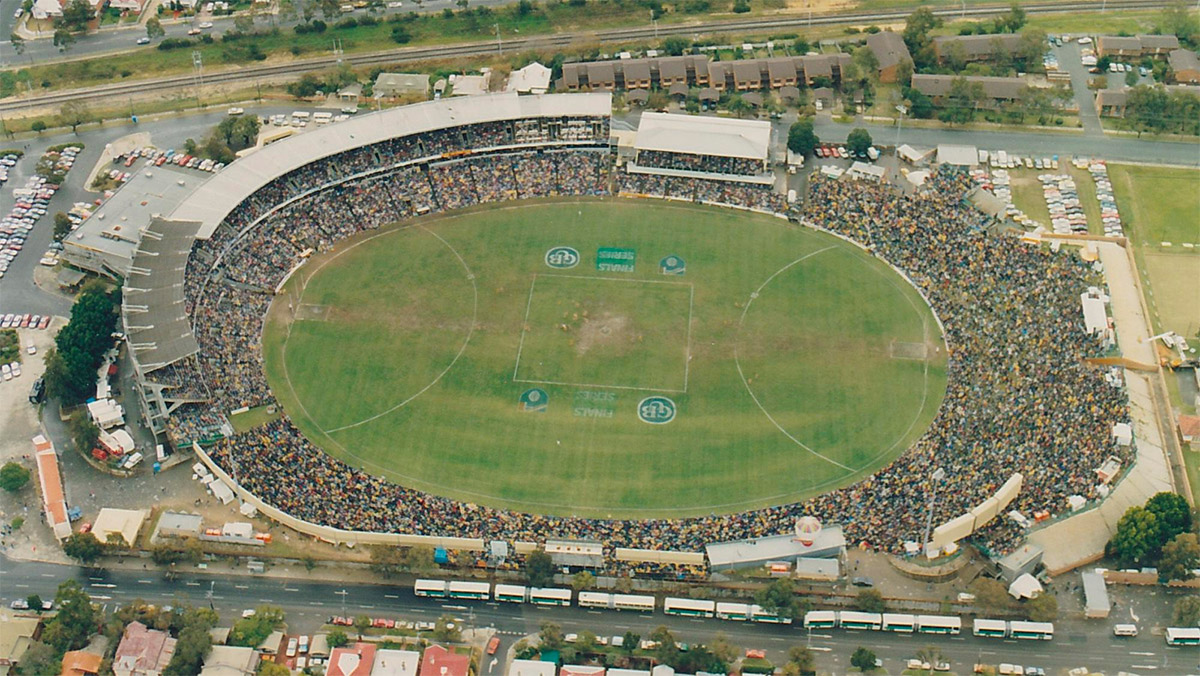
#> input picture .claude/review/subiaco_src/refs/01.jpg, 1200 x 676 px
$ python -i edgecam.py   (imports and definitions only)
#> lines starting #> are read from the running program, lines starting #| are printed output that depends on the picture; after the words box and inside, x2 and y2 are one past the last pixel; in counts of white or black regions, pixels touching at a corner belong together
#> further down, picture is the input picture: shape (676, 1200, 3); mean B, G, R 100.8, 130.6, 127.3
# camera refit on edges: 3D points on the model's white-roof boundary and field-hole boundary (from the position render)
# are pulled onto the same boundaries in the photo (distance transforms). python edgecam.py cam.json pos.npy render.png out.json
import cv2,numpy as np,json,sys
from scipy.optimize import least_squares
from scipy.ndimage import map_coordinates
# [1 line that did not run here, left out]
# [1 line that did not run here, left out]
from refine_cam_R import R
def proj(p,X):
    d=(X-p[:3])@R(*p[3:6]).T;return np.c_[Wi/2+p[6]*d[:,0]/d[:,2],Hi/2-p[6]*d[:,1]/d[:,2]]
def white(im):
    h=cv2.cvtColor(im[...,:3],cv2.COLOR_BGR2HSV);m=((h[...,2]>215)&(h[...,1]<28)).astype(np.uint8)
#> after `h = cv2.cvtColor(im[..., :3], cv2.COLOR_BGR2HSV)`: h: shape (676, 1200, 3); mean H, S, V 38.2, 72.4, 135.7
#> after `m = ((h[..., 2] > 215) & (h[..., 1] < 28)).astype(np.uint8)`:
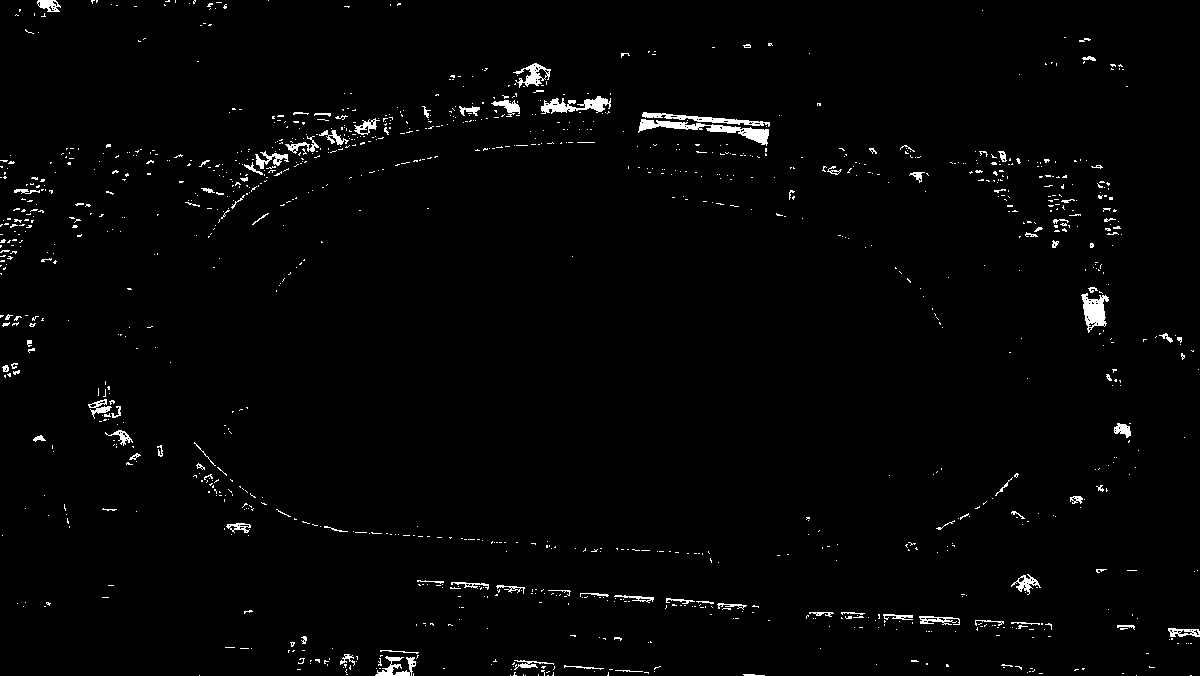
#> m: shape (676, 1200); values 0 (black) and 1 (white), 1.7% white; 1186 white regions (1086 under 20 px), largest, box (x1, y1, x2, y2) and area: (638, 119, 769, 146) 969, (541, 96, 611, 114) 625, (1081, 293, 1109, 333) 611
    m=cv2.morphologyEx(m,cv2.MORPH_OPEN,np.ones((3,3),np.uint8));n,l,st,_=cv2.connectedComponentsWithStats(m)
#> after `m = cv2.morphologyEx(m, cv2.MORPH_OPEN, np.ones((3, 3), np.uint8))`:
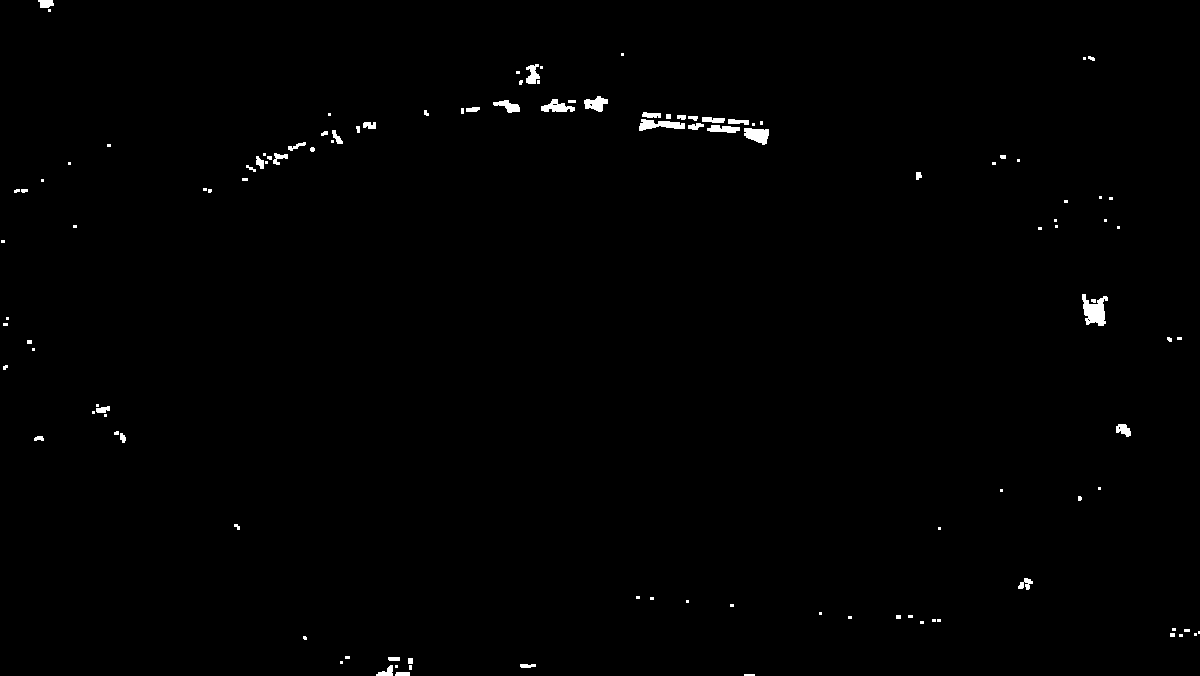
#> m: shape (676, 1200); values 0 (black) and 1 (white), 0.62% white; 116 white regions (68 under 20 px), largest, box (x1, y1, x2, y2) and area: (1082, 294, 1108, 326) 505, (639, 119, 685, 131) 321, (744, 128, 769, 145) 301
#> after `n, l, st, _ = cv2.connectedComponentsWithStats(m)`: l: shape (676, 1200) int32; 117 distinct labels, from 0 to 116
#> after `n, l, st, _ = cv2.connectedComponentsWithStats(m)`: n = 117; st = 117 rows, first 6: [0, 0, 1200, 676, 806171], [38, 0, 16, 8, 104], [48, 9, 3, 3, 9], [621, 53, 3, 3, 9], [1083, 57, 3, 3, 9], [1088, 56, 7, 5, 24]
    big=[i for i in range(1,n) if st[i,4]>20000];return np.isin(l,big).astype(np.uint8)
#> after `big = [i for i in range(1, n) if st[i, 4] > 20000]`: big = []
#> after `return np.isin(l, big).astype(np.uint8)`: returned value: shape (676, 1200); every value is 0
def green(im):
    h=cv2.cvtColor(im[...,:3],cv2.COLOR_BGR2HSV);m=((h[...,0]>30)&(h[...,0]<60)&(h[...,1]>60)).astype(np.uint8)
    n,l,st,_=cv2.connectedComponentsWithStats(cv2.morphologyEx(m,cv2.MORPH_OPEN,np.ones((5,5),np.uint8)))
    c=l[Hi//2+60,Wi//2];return (l==c).astype(np.uint8)
def bnd(m):return (cv2.morphologyEx(m,cv2.MORPH_GRADIENT,np.ones((3,3),np.uint8))>0)
# [1 line that did not run here, left out]
# [1 line that did not run here, left out]
# [1 line that did not run here, left out]
# [1 line not run here, left out]
# [1 line that did not run here, left out]
def pts(m,k):
    ys,xs=np.where(m);X=P[ys,xs];ok=~np.isnan(X[:,0]);X=X[ok];r=np.random.default_rng(1);return X[r.choice(len(X),min(k,len(X)),replace=False)]
# [1 line that did not run here, left out]
def res(p):
    a=proj(p,XW);b=proj(p,XG)
    ew=map_coordinates(dw,[a[:,1],a[:,0]],order=1,mode='nearest');eg=map_coordinates(dg,[b[:,1],b[:,0]],order=1,mode='nearest')
    return np.r_[ew,eg]
s=np.array([20,20,20,0.002,0.002,0.002,50.0])
# [1 line that did not run here, left out]
# [1 line that did not run here, left out]
# [1 line that did not run here, left out]
print('delta',np.round(p-p0,4));json.dump({'p':list(map(float,p))},open(outf,'w',newline=''))

>>> import cv2
>>> picture = cv2.imread('../../../subiaco_src/refs/01.jpg')
>>> result = white(picture)

$ run again, on .claude/review/waverley_park/source/ref.jpg
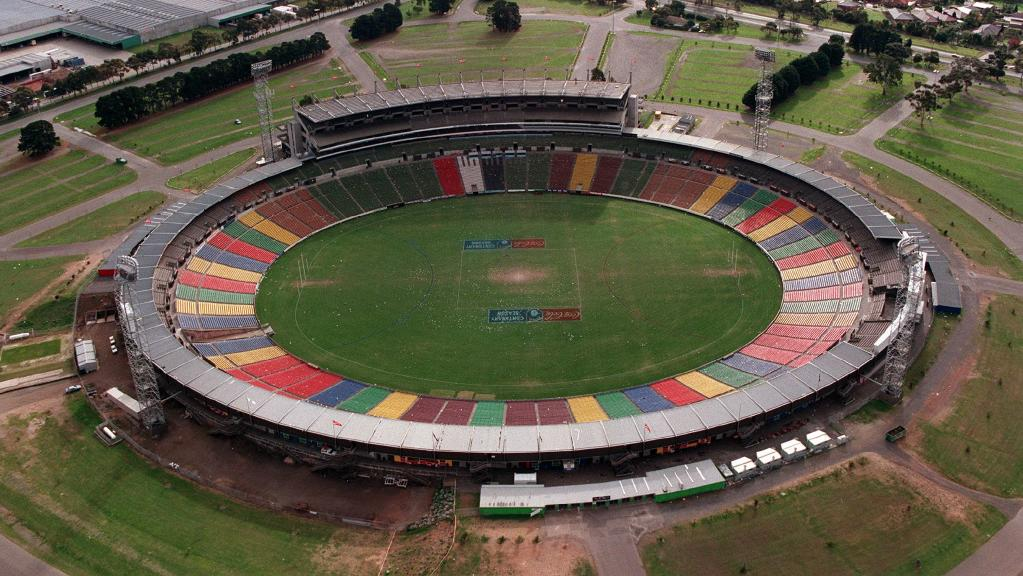
#> input picture .claude/review/waverley_park/source/ref.jpg, 1023 x 576 px
#> picture is the input picture: shape (576, 1023, 3); mean B, G, R 72.1, 90, 97
#> h: shape (576, 1023, 3); mean H, S, V 52.4, 85.4, 101.8
#> in white, `m = ((h[..., 2] > 215) & (h[..., 1] < 28)).astype(np.uint8)`:
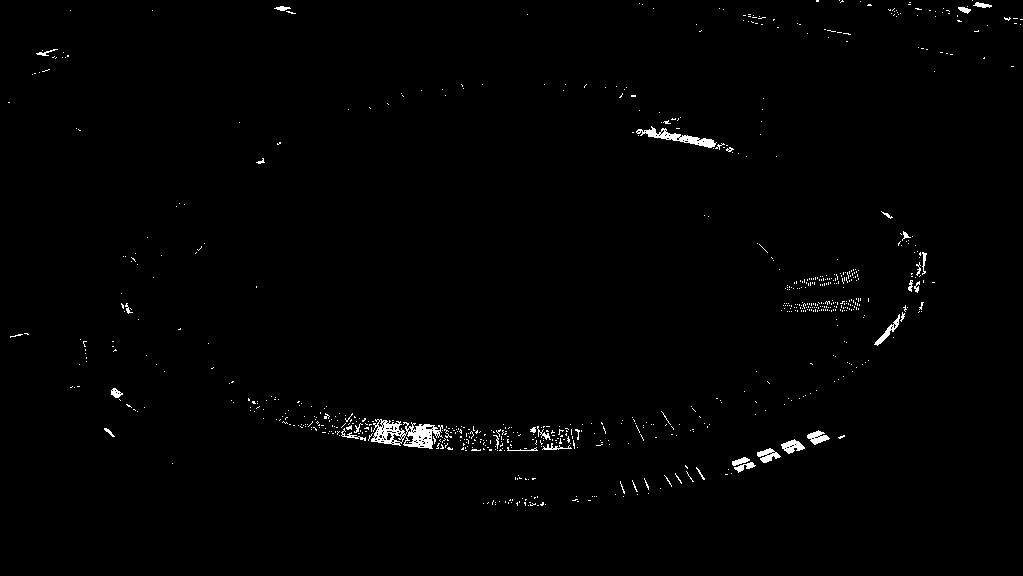
#> m: shape (576, 1023); values 0 (black) and 1 (white), 0.94% white; 781 white regions (746 under 20 px), largest, box (x1, y1, x2, y2) and area: (371, 419, 443, 449) 1044, (636, 126, 717, 148) 525, (781, 439, 805, 454) 196
#> in white, `m = cv2.morphologyEx(m, cv2.MORPH_OPEN, np.ones((3, 3), np.uint8))`:
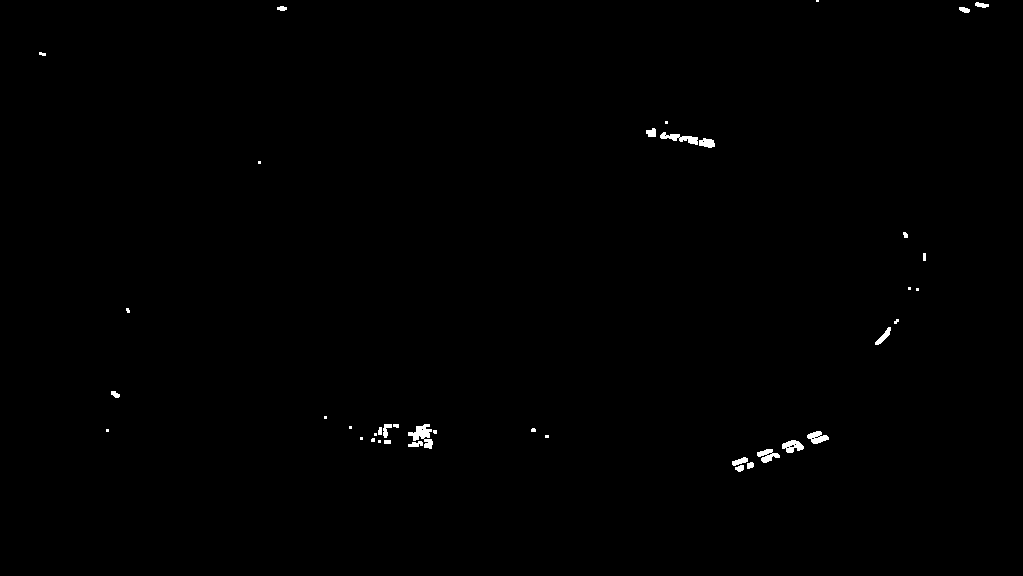
#> m: shape (576, 1023); values 0 (black) and 1 (white), 0.37% white; 40 white regions (17 under 20 px), largest, box (x1, y1, x2, y2) and area: (408, 424, 433, 449) 301, (660, 132, 698, 145) 217, (782, 440, 804, 453) 181
#> l: shape (576, 1023) int32; 41 distinct labels, from 0 to 40
#> n = 41; st = 41 rows, first 6: [0, 0, 1023, 576, 587077], [816, 0, 3, 2, 6], [975, 2, 14, 6, 56], [277, 6, 10, 5, 39], [959, 7, 11, 6, 49], [39, 52, 7, 4, 21]
#> big = []

$ run again, on .claude/review/waverley_park/source/sat_esri.jpg
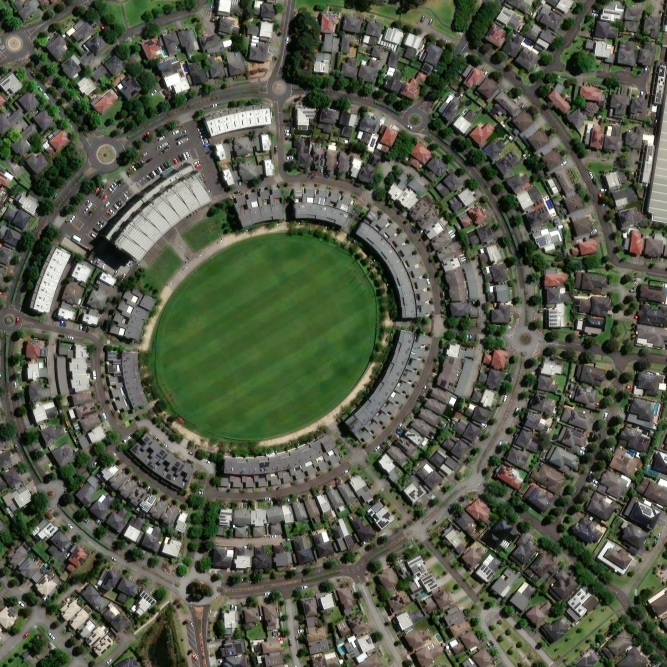
#> input picture .claude/review/waverley_park/source/sat_esri.jpg, 2000 x 2000 px (shown at 1/3 size)
#> picture is the input picture: shape (2000, 2000, 3); mean B, G, R 73.6, 90.1, 85
#> h: shape (2000, 2000, 3); mean H, S, V 44.4, 70.3, 93.2
#> in white, `m = ((h[..., 2] > 215) & (h[..., 1] < 28)).astype(np.uint8)`:
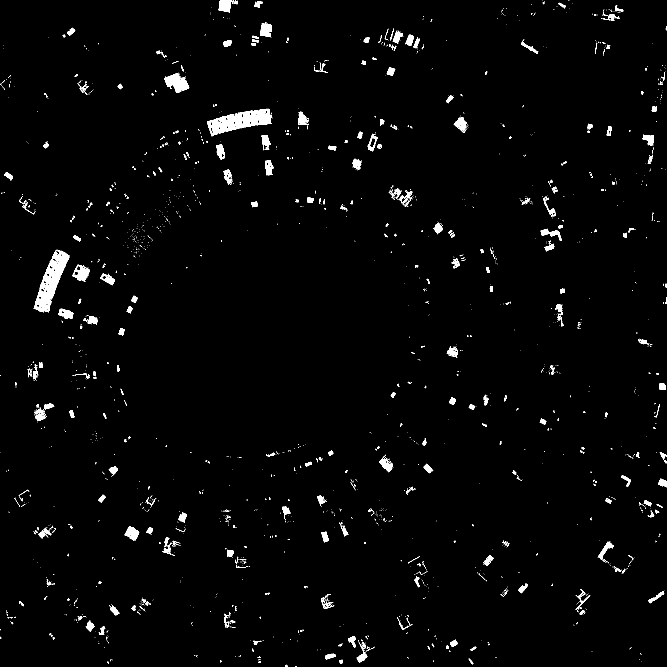
#> m: shape (2000, 2000) (shown at 1/3 size); values 0 (black) and 1 (white), 1.8% white; 2240 white regions (1879 under 20 px), largest, box (x1, y1, x2, y2) and area: (621, 326, 814, 409) 7356, (101, 749, 209, 937) 6826, (493, 219, 567, 279) 2444
#> in white, `n, l, st, _ = cv2.connectedComponentsWithStats(m)`:
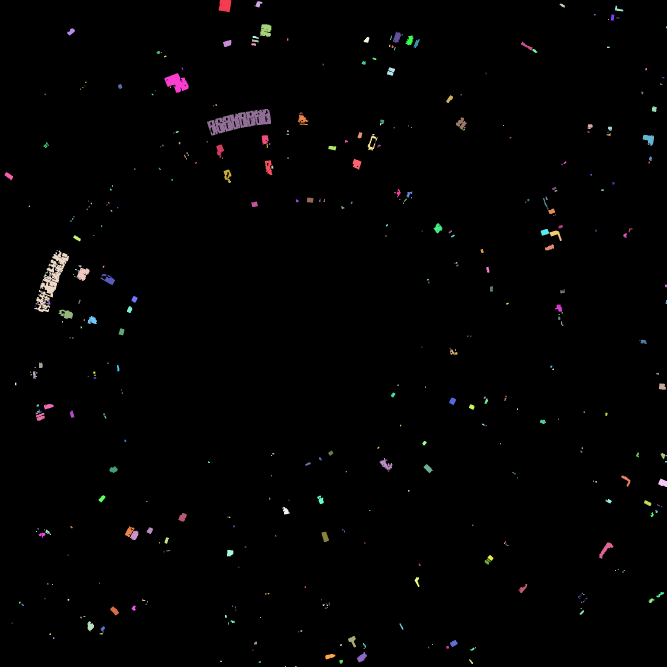
#> l: shape (2000, 2000) int32 (shown at 1/3 size); 433 distinct labels, from 0 to 432; one colour per label, 0 black
#> n = 433; st = 433 rows, first 6: [0, 0, 2000, 2000, 3944127], [656, 0, 38, 37, 1147], [768, 4, 19, 18, 226], [1679, 11, 16, 12, 103], [764, 16, 3, 3, 9], [1845, 17, 25, 17, 186]
#> big = []
